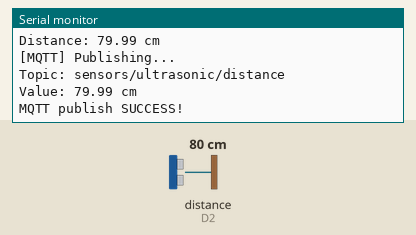
Recording of a sketch running on a simulated ESP8266 (NodeMCU). Parts: the last lines printed to the serial monitor. Wiring (inferred from the names in the program): ultrasonic range finder: trigger D1; echo D2. The inputs (shaded band) are chosen by the test bench; at power-on: distance to the obstacle (sensor on D2) 80 cm. The echo pulse lasts 58.3 µs per cm; WiFi joins after 1.5 s; servers stay silent unless stated; no MQTT or app messages arrive unless stated.

Above: at 3.7 s.
3.8 s: distance to the obstacle (sensor on D2) set to 2 cm
At 5.1 s:
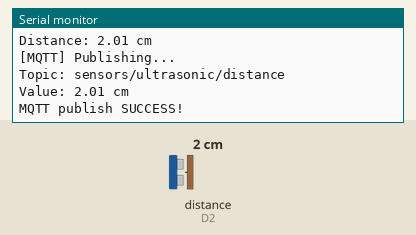
5.3 s: distance to the obstacle (sensor on D2) set to 4 cm
At 6.3 s:
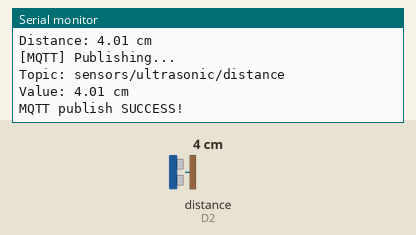
Timing chart, 0 to 8.3 s (numbered marks = the images above; inputs shaded):
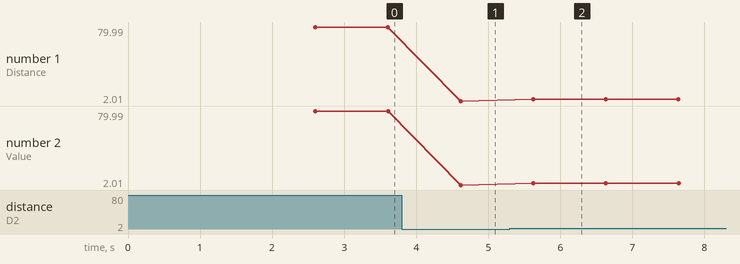

The sketch:

homecore-iot.ino
```cpp
#include <ESP8266WiFi.h>
#include <PubSubClient.h>

// =====================================================
// Wi-Fi
// =====================================================

const char* ssid = "Wi-fi SSID";
const char* password = "Wifi Password";

// =====================================================
// MQTT
// =====================================================

const char* mqtt_server = "IP ADDRESS"; // IP ADDRESS of MQTT Broker
const int mqtt_port = 1883;

const char* mqtt_topic = "sensors/ultrasonic/distance"; // Topic

// =====================================================
// HC-SR04
// =====================================================

const int TRIG_PIN = 5; //D1
const int ECHO_PIN = 4; //D2

// =====================================================
// MQTT client
// =====================================================

WiFiClient espClient;
PubSubClient mqtt(espClient);


// =====================================================
// SETUP
// =====================================================

void setup() {

  Serial.begin(115200);
  delay(1000);

  Serial.println();
  Serial.println("================================");
  Serial.println("   ESP8266 ULTRASONIC MQTT");
  Serial.println("================================");


  // ===================================================
  // 1. Connect to Wi-Fi
  // ===================================================

  Serial.println();
  Serial.println("[1] Connecting to Wi-Fi...");

  Serial.print("SSID: ");
  Serial.println(ssid);

  WiFi.mode(WIFI_STA);
  WiFi.begin(ssid, password);

  while (WiFi.status() != WL_CONNECTED) {

    delay(500);
    Serial.print(".");
  }

  Serial.println();
  Serial.println("Wi-Fi connected!");

  Serial.print("ESP8266 IP: ");
  Serial.println(WiFi.localIP());

  Serial.print("Wi-Fi signal: ");
  Serial.print(WiFi.RSSI());
  Serial.println(" dBm");


  // ===================================================
  // 2. Configure MQTT
  // ===================================================

  Serial.println();
  Serial.println("[2] Configuring MQTT...");

  Serial.print("MQTT server: ");
  Serial.println(mqtt_server);

  Serial.print("MQTT port: ");
  Serial.println(mqtt_port);

  Serial.print("MQTT topic: ");
  Serial.println(mqtt_topic);

  mqtt.setServer(mqtt_server, mqtt_port);

  Serial.println("MQTT configuration complete.");


  // ===================================================
  // 3. Connect to MQTT
  // ===================================================

  Serial.println();
  Serial.println("[3] Connecting to MQTT...");

  connectMQTT();


  // ===================================================
  // 4. Initialize HC-SR04
  // ===================================================

  Serial.println();
  Serial.println("[4] Initializing HC-SR04...");

  pinMode(TRIG_PIN, OUTPUT);
  pinMode(ECHO_PIN, INPUT);

  digitalWrite(TRIG_PIN, LOW);

  Serial.print("TRIG pin: ");
  Serial.println("D5");

  Serial.print("ECHO pin: ");
  Serial.println("D6");

  Serial.println("Ultrasonic sensor initialized.");


  // ===================================================
  // System ready
  // ===================================================

  Serial.println();
  Serial.println("================================");
  Serial.println("        SYSTEM READY");
  Serial.println("================================");
  Serial.println();
}


// =====================================================
// CONNECT TO MQTT
// =====================================================

void connectMQTT() {

  while (!mqtt.connected()) {

    Serial.print("Connecting to MQTT broker... ");

    // Create unique MQTT client ID
    String clientId = "ESP8266-" + String(ESP.getChipId());

    if (mqtt.connect(clientId.c_str())) {

      Serial.println("SUCCESS!");

      Serial.print("Connected to: ");
      Serial.println(mqtt_server);

    } else {

      Serial.print("FAILED, state=");
      Serial.println(mqtt.state());

      Serial.println("Retrying in 3 seconds...");

      delay(3000);
    }
  }
}


// =====================================================
// READ ULTRASONIC DISTANCE
// =====================================================

float readDistance() {

  // Make sure trigger is LOW
  digitalWrite(TRIG_PIN, LOW);
  delayMicroseconds(2);

  // Send 10 microsecond trigger pulse
  digitalWrite(TRIG_PIN, HIGH);
  delayMicroseconds(10);
  digitalWrite(TRIG_PIN, LOW);

  // Measure ECHO pulse
  long duration = pulseIn(ECHO_PIN, HIGH, 30000);

  // No echo received
  if (duration == 0) {

    return -1;
  }

  // Calculate distance in centimeters
  float distance = duration * 0.0343 / 2.0;

  return distance;
}


// =====================================================
// MAIN LOOP
// =====================================================

void loop() {

  // ===================================================
  // Check Wi-Fi
  // ===================================================

  if (WiFi.status() != WL_CONNECTED) {

    Serial.println("Wi-Fi connection lost!");

    delay(1000);

    return;
  }


  // ===================================================
  // Check MQTT
  // ===================================================

  if (!mqtt.connected()) {

    Serial.println("MQTT connection lost!");

    connectMQTT();
  }

  mqtt.loop();


  // ===================================================
  // Read ultrasonic sensor
  // ===================================================

  float distance = readDistance();


  // ===================================================
  // Handle sensor result
  // ===================================================

  if (distance < 0) {

    Serial.println();
    Serial.println("[SENSOR] No echo received!");

  } else {

    // -----------------------------------------------
    // Serial Monitor
    // -----------------------------------------------

    Serial.println();
    Serial.println("[SENSOR] Measurement");

    Serial.print("Distance: ");
    Serial.print(distance);
    Serial.println(" cm");


    // -----------------------------------------------
    // Convert distance to text
    // -----------------------------------------------

    char distanceString[20];

    dtostrf(distance, 1, 2, distanceString);


    // -----------------------------------------------
    // Publish MQTT
    // -----------------------------------------------

    Serial.println("[MQTT] Publishing...");

    Serial.print("Topic: ");
    Serial.println(mqtt_topic);

    Serial.print("Value: ");
    Serial.print(distanceString);
    Serial.println(" cm");


    if (mqtt.publish(mqtt_topic, distanceString)) {

      Serial.println("MQTT publish SUCCESS!");

    } else {

      Serial.println("MQTT publish FAILED!");

    }
  }


  // ===================================================
  // Wait before next measurement
  // ===================================================

  delay(1000);
}
```

Measured:
- after the input at 3.8 s, the serial monitor: prints a new line after 0.82 s (image 1)
- after the input at 5.3 s, the serial monitor: prints a new line after 0.32 s (image 2)
- plotted number 1: 79.99 → 2.01 after the input at 3.8 s, 2.01 → 4.01 after the input at 5.3 s
- plotted number 2: 79.99 → 2.01 after the input at 3.8 s, 2.01 → 4.01 after the input at 5.3 s
